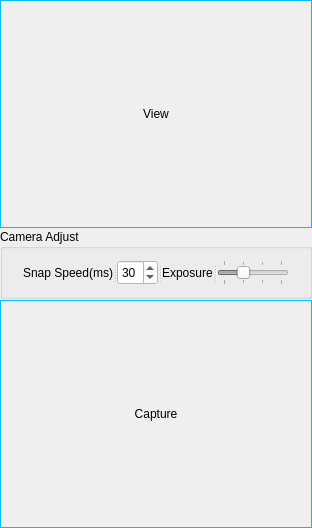
  <widget class="QDockWidget" name="dockWidget">
   <property name="minimumSize">
    <size>
     <width>312</width>
     <height>528</height>
    </size>
   </property>
   <property name="styleSheet">
    <string notr="true">font: 9pt &quot;Calibri&quot;;</string>
   </property>
   <property name="features">
    <set>QDockWidget::DockWidgetClosable|QDockWidget::DockWidgetFloatable</set>
   </property>
   <property name="allowedAreas">
    <set>Qt::LeftDockWidgetArea</set>
   </property>
   <property name="windowTitle">
    <string>Left Camera</string>
   </property>
   <attribute name="dockWidgetArea">
    <number>1</number>
   </attribute>
   <widget class="QWidget" name="dockWidgetContents">
    <layout class="QGridLayout" name="gridLayout_7">
     <property name="leftMargin">
      <number>0</number>
     </property>
     <property name="topMargin">
      <number>0</number>
     </property>
     <property name="rightMargin">
      <number>0</number>
     </property>
     <property name="bottomMargin">
      <number>0</number>
     </property>
     <property name="horizontalSpacing">
      <number>0</number>
     </property>
     <property name="verticalSpacing">
      <number>1</number>
     </property>
     <item row="0" column="0">
      <widget class="QWidget" name="widget_3" native="true">
       <property name="sizePolicy">
        <sizepolicy hsizetype="MinimumExpanding" vsizetype="MinimumExpanding">
         <horstretch>0</horstretch>
         <verstretch>0</verstretch>
        </sizepolicy>
       </property>
       <layout class="QGridLayout" name="gridLayout_3">
        <property name="leftMargin">
         <number>0</number>
        </property>
        <property name="topMargin">
         <number>0</number>
        </property>
        <property name="rightMargin">
         <number>0</number>
        </property>
        <property name="bottomMargin">
         <number>0</number>
        </property>
        <property name="spacing">
         <number>0</number>
        </property>
        <item row="2" column="1">
         <spacer name="verticalSpacer_2">
          <property name="orientation">
           <enum>Qt::Vertical</enum>
          </property>
          <property name="sizeType">
           <enum>QSizePolicy::Preferred</enum>
          </property>
          <property name="sizeHint" stdset="0">
           <size>
            <width>20</width>
            <height>0</height>
           </size>
          </property>
         </spacer>
        </item>
        <item row="0" column="1">
         <spacer name="verticalSpacer">
          <property name="orientation">
           <enum>Qt::Vertical</enum>
          </property>
          <property name="sizeType">
           <enum>QSizePolicy::Preferred</enum>
          </property>
          <property name="sizeHint" stdset="0">
           <size>
            <width>20</width>
            <height>0</height>
           </size>
          </property>
         </spacer>
        </item>
        <item row="1" column="0">
         <spacer name="horizontalSpacer">
          <property name="orientation">
           <enum>Qt::Horizontal</enum>
          </property>
          <property name="sizeType">
           <enum>QSizePolicy::Preferred</enum>
          </property>
          <property name="sizeHint" stdset="0">
           <size>
            <width>0</width>
            <height>20</height>
           </size>
          </property>
         </spacer>
        </item>
        <item row="1" column="1">
         <widget class="QLabel" name="leftViewLabel">
          <property name="sizePolicy">
           <sizepolicy hsizetype="Expanding" vsizetype="Expanding">
            <horstretch>0</horstretch>
            <verstretch>0</verstretch>
           </sizepolicy>
          </property>
          <property name="maximumSize">
           <size>
            <width>800</width>
            <height>640</height>
           </size>
          </property>
          <property name="styleSheet">
           <string notr="true">border:1px solid deepskyblue;</string>
          </property>
          <property name="frameShape">
           <enum>QFrame::Box</enum>
          </property>
          <property name="text">
           <string>View</string>
          </property>
          <property name="scaledContents">
           <bool>true</bool>
          </property>
          <property name="alignment">
           <set>Qt::AlignCenter</set>
          </property>
         </widget>
        </item>
        <item row="1" column="2">
         <spacer name="horizontalSpacer_2">
          <property name="orientation">
           <enum>Qt::Horizontal</enum>
          </property>
          <property name="sizeType">
           <enum>QSizePolicy::Preferred</enum>
          </property>
          <property name="sizeHint" stdset="0">
           <size>
            <width>0</width>
            <height>20</height>
           </size>
          </property>
         </spacer>
        </item>
       </layout>
      </widget>
     </item>
     <item row="2" column="0">
      <widget class="QWidget" name="widget_4" native="true">
       <property name="sizePolicy">
        <sizepolicy hsizetype="MinimumExpanding" vsizetype="MinimumExpanding">
         <horstretch>0</horstretch>
         <verstretch>0</verstretch>
        </sizepolicy>
       </property>
       <layout class="QGridLayout" name="gridLayout_4">
        <property name="leftMargin">
         <number>0</number>
        </property>
        <property name="topMargin">
         <number>0</number>
        </property>
        <property name="rightMargin">
         <number>0</number>
        </property>
        <property name="bottomMargin">
         <number>0</number>
        </property>
        <property name="spacing">
         <number>0</number>
        </property>
        <item row="0" column="1">
         <spacer name="verticalSpacer_3">
          <property name="orientation">
           <enum>Qt::Vertical</enum>
          </property>
          <property name="sizeType">
           <enum>QSizePolicy::Preferred</enum>
          </property>
          <property name="sizeHint" stdset="0">
           <size>
            <width>20</width>
            <height>0</height>
           </size>
          </property>
         </spacer>
        </item>
        <item row="1" column="0">
         <spacer name="horizontalSpacer_4">
          <property name="orientation">
           <enum>Qt::Horizontal</enum>
          </property>
          <property name="sizeType">
           <enum>QSizePolicy::Preferred</enum>
          </property>
          <property name="sizeHint" stdset="0">
           <size>
            <width>0</width>
            <height>20</height>
           </size>
          </property>
         </spacer>
        </item>
        <item row="1" column="1">
         <widget class="QLabel" name="leftCaptureLabel">
          <property name="sizePolicy">
           <sizepolicy hsizetype="Expanding" vsizetype="Expanding">
            <horstretch>0</horstretch>
            <verstretch>0</verstretch>
           </sizepolicy>
          </property>
          <property name="maximumSize">
           <size>
            <width>800</width>
            <height>640</height>
           </size>
          </property>
          <property name="styleSheet">
           <string notr="true">border:1px solid deepskyblue;</string>
          </property>
          <property name="text">
           <string>Capture</string>
          </property>
          <property name="scaledContents">
           <bool>true</bool>
          </property>
          <property name="alignment">
           <set>Qt::AlignCenter</set>
          </property>
         </widget>
        </item>
        <item row="1" column="2">
         <spacer name="horizontalSpacer_3">
          <property name="orientation">
           <enum>Qt::Horizontal</enum>
          </property>
          <property name="sizeType">
           <enum>QSizePolicy::Preferred</enum>
          </property>
          <property name="sizeHint" stdset="0">
           <size>
            <width>0</width>
            <height>20</height>
           </size>
          </property>
         </spacer>
        </item>
        <item row="2" column="1">
         <spacer name="verticalSpacer_4">
          <property name="orientation">
           <enum>Qt::Vertical</enum>
          </property>
          <property name="sizeType">
           <enum>QSizePolicy::Preferred</enum>
          </property>
          <property name="sizeHint" stdset="0">
           <size>
            <width>20</width>
            <height>0</height>
           </size>
          </property>
         </spacer>
        </item>
       </layout>
      </widget>
     </item>
     <item row="1" column="0">
      <widget class="QGroupBox" name="groupBox">
       <property name="sizePolicy">
        <sizepolicy hsizetype="MinimumExpanding" vsizetype="MinimumExpanding">
         <horstretch>0</horstretch>
         <verstretch>0</verstretch>
        </sizepolicy>
       </property>
       <property name="maximumSize">
        <size>
         <width>111111</width>
         <height>70</height>
        </size>
       </property>
       <property name="styleSheet">
        <string notr="true">font: 9pt &quot;Calibri&quot;;
background-color: rgbrgb(111, 215, 253)</string>
       </property>
       <property name="title">
        <string>Camera Adjust</string>
       </property>
       <property name="alignment">
        <set>Qt::AlignLeading|Qt::AlignLeft|Qt::AlignTop</set>
       </property>
       <property name="flat">
        <bool>false</bool>
       </property>
       <property name="checkable">
        <bool>false</bool>
       </property>
       <layout class="QGridLayout" name="gridLayout_8">
        <property name="leftMargin">
         <number>0</number>
        </property>
        <property name="topMargin">
         <number>0</number>
        </property>
        <property name="rightMargin">
         <number>0</number>
        </property>
        <property name="bottomMargin">
         <number>0</number>
        </property>
        <property name="spacing">
         <number>0</number>
        </property>
        <item row="0" column="1">
         <spacer name="verticalSpacer_9">
          <property name="orientation">
           <enum>Qt::Vertical</enum>
          </property>
          <property name="sizeHint" stdset="0">
           <size>
            <width>20</width>
            <height>8</height>
           </size>
          </property>
         </spacer>
        </item>
        <item row="1" column="0" rowspan="2">
         <spacer name="horizontalSpacer_9">
          <property name="orientation">
           <enum>Qt::Horizontal</enum>
          </property>
          <property name="sizeHint" stdset="0">
           <size>
            <width>1</width>
            <height>20</height>
           </size>
          </property>
         </spacer>
        </item>
        <item row="1" column="1">
         <widget class="QSplitter" name="splitter">
          <property name="orientation">
           <enum>Qt::Horizontal</enum>
          </property>
          <widget class="QLabel" name="label_5">
           <property name="text">
            <string>Snap Speed(ms)</string>
           </property>
           <property name="buddy">
            <cstring>snapSpeedBox</cstring>
           </property>
          </widget>
          <widget class="QSpinBox" name="snapSpeedBox">
           <property name="styleSheet">
            <string notr="true">background-color: rgb(255, 255, 255);</string>
           </property>
           <property name="minimum">
            <number>1</number>
           </property>
           <property name="maximum">
            <number>99</number>
           </property>
           <property name="value">
            <number>30</number>
           </property>
          </widget>
          <widget class="QLabel" name="label_6">
           <property name="text">
            <string>Exposure</string>
           </property>
           <property name="buddy">
            <cstring>leftExSlider</cstring>
           </property>
          </widget>
          <widget class="QSlider" name="leftExSlider">
           <property name="enabled">
            <bool>false</bool>
           </property>
           <property name="minimum">
            <number>0</number>
           </property>
           <property name="maximum">
            <number>3</number>
           </property>
           <property name="pageStep">
            <number>1</number>
           </property>
           <property name="value">
            <number>1</number>
           </property>
           <property name="orientation">
            <enum>Qt::Horizontal</enum>
           </property>
           <property name="tickPosition">
            <enum>QSlider::TicksBothSides</enum>
           </property>
           <property name="tickInterval">
            <number>0</number>
           </property>
          </widget>
         </widget>
        </item>
        <item row="1" column="2" rowspan="2">
         <spacer name="horizontalSpacer_10">
          <property name="orientation">
           <enum>Qt::Horizontal</enum>
          </property>
          <property name="sizeHint" stdset="0">
           <size>
            <width>1</width>
            <height>20</height>
           </size>
          </property>
         </spacer>
        </item>
        <item row="2" column="1">
         <spacer name="verticalSpacer_10">
          <property name="orientation">
           <enum>Qt::Vertical</enum>
          </property>
          <property name="sizeHint" stdset="0">
           <size>
            <width>20</width>
            <height>3</height>
           </size>
          </property>
         </spacer>
        </item>
       </layout>
      </widget>
     </item>
    </layout>
   </widget>
  </widget>
